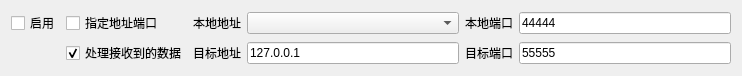
<?xml version="1.0" encoding="UTF-8"?>
<ui version="4.0">
 <class>UdpTransmissionItemWidget</class>
 <widget class="QWidget" name="UdpTransmissionItemWidget">
  <property name="geometry">
   <rect>
    <x>0</x>
    <y>0</y>
    <width>742</width>
    <height>64</height>
   </rect>
  </property>
  <property name="windowTitle">
   <string>Form</string>
  </property>
  <layout class="QGridLayout" name="gridLayout">
   <item row="1" column="6">
    <widget class="QLineEdit" name="targetPortLineEdit">
     <property name="text">
      <string>55555</string>
     </property>
    </widget>
   </item>
   <item row="0" column="3">
    <widget class="QLabel" name="label">
     <property name="text">
      <string>本地地址</string>
     </property>
    </widget>
   </item>
   <item row="0" column="6">
    <widget class="QLineEdit" name="portLineEdit">
     <property name="text">
      <string>44444</string>
     </property>
    </widget>
   </item>
   <item row="1" column="4">
    <widget class="QLineEdit" name="targetAddressLineEdit">
     <property name="text">
      <string>127.0.0.1</string>
     </property>
    </widget>
   </item>
   <item row="0" column="2">
    <widget class="QCheckBox" name="customAddressCheckBox">
     <property name="text">
      <string>指定地址端口</string>
     </property>
    </widget>
   </item>
   <item row="0" column="5">
    <widget class="QLabel" name="label_2">
     <property name="text">
      <string>本地端口</string>
     </property>
    </widget>
   </item>
   <item row="1" column="3">
    <widget class="QLabel" name="label_3">
     <property name="text">
      <string>目标地址</string>
     </property>
    </widget>
   </item>
   <item row="0" column="0">
    <widget class="QCheckBox" name="enableCheckBox">
     <property name="text">
      <string>启用</string>
     </property>
    </widget>
   </item>
   <item row="0" column="4">
    <widget class="QComboBox" name="addressComboBox">
     <property name="sizePolicy">
      <sizepolicy hsizetype="Expanding" vsizetype="Fixed">
       <horstretch>0</horstretch>
       <verstretch>0</verstretch>
      </sizepolicy>
     </property>
    </widget>
   </item>
   <item row="1" column="5">
    <widget class="QLabel" name="label_4">
     <property name="text">
      <string>目标端口</string>
     </property>
    </widget>
   </item>
   <item row="1" column="2">
    <widget class="QCheckBox" name="handleReceiveDataCheckBox">
     <property name="text">
      <string>处理接收到的数据</string>
     </property>
     <property name="checked">
      <bool>true</bool>
     </property>
    </widget>
   </item>
  </layout>
 </widget>
 <resources/>
 <connections/>
</ui>
